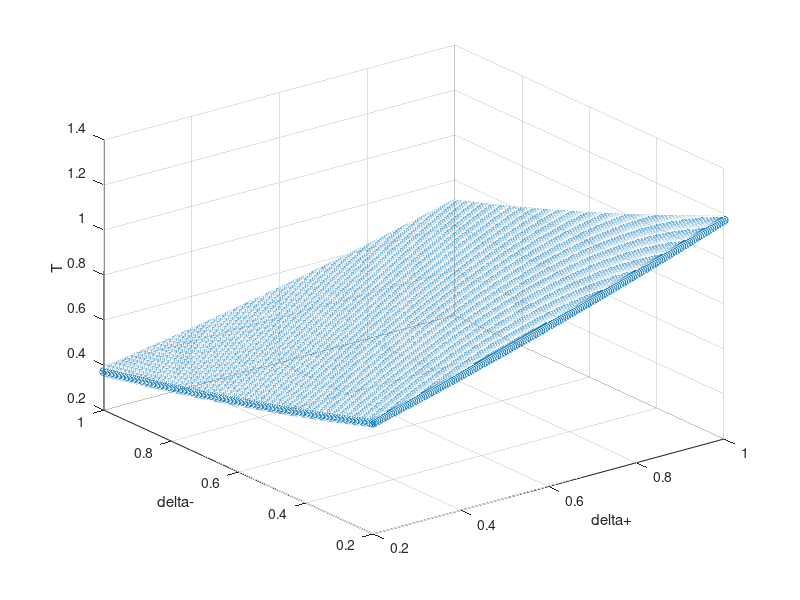

This figure's MATLAB source:
delta_p=linspace(0.2,1,200);
delta_n=linspace(0.2,1,200);

x=zeros(size(delta_p,1)*size(delta_n,1),1);
y=zeros(size(delta_p,1)*size(delta_n,1),1);
T=zeros(size(delta_p,1)*size(delta_n,1),1);
num=1;
for i=1:length(delta_p)
    for j=1:length(delta_n)
        %kesi=delta_n(j)/delta_p(i);
        kesi=1.0;
        theta=(delta_p(i)+delta_n(j))/2;
        tmp_p=2*kesi*(theta-delta_p(i));
        tmp_n=2*kesi*(delta_n(j)-theta);
        T_p=-1/2/kesi*log(exp(tmp_p)/(exp(tmp_p)+1));
        T_n=-1/2/kesi*log(exp(tmp_n)/(exp(tmp_n)+1));
        num=(i-1)*length(delta_p)+j;
        x(num)=delta_p(i);
        y(num)=delta_n(j);
        T(num)=T_p+T_n;
        num=num+1;
    end
end
figure(2)
scatter3(x,y,T);
% patch(x,y,T,T,'edgecolor','flat','facecolor','none');
% view(3);
grid on 
% colorbar;
xlabel('delta+')
ylabel('delta-')
zlabel('T')
        
    